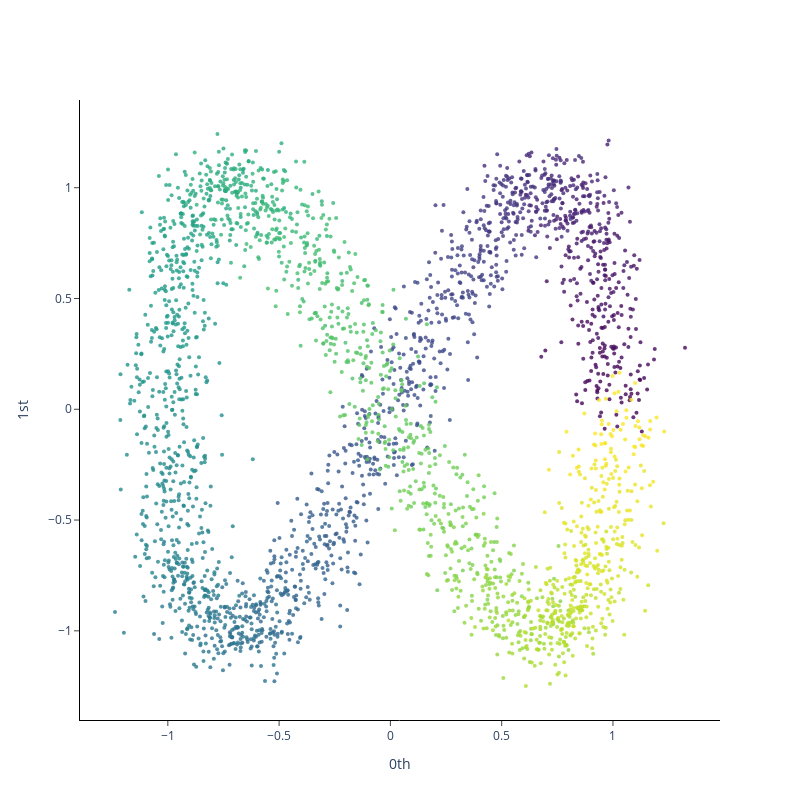

Here is the notebook cell this chart was saved with:
### Code cell
infty_sign = tadasets.infty_sign(n=3000, noise=0.1)
plot_point_cloud(infty_sign)

### Figure 1 — Plotly figure (JSON) as saved in the notebook; plotly's stock layout.template omitted (floating-point values rounded to 4 significant figures; data arrays with more than 128 entries replaced by an {"elided": "..."} marker saying what was removed)
{"data": [{"marker": {"color": {"elided": "3000 int values"}, "colorscale": [[0, "#440154"], [0.1111, "#482878"], [0.2222, "#3e4989"], [0.3333, "#31688e"], [0.4444, "#26828e"], [0.5556, "#1f9e89"], [0.6667, "#35b779"], [0.7778, "#6ece58"], [0.8889, "#b5de2b"], [1, "#fde725"]], "opacity": 0.8, "size": 4}, "mode": "markers", "type": "scatter", "x": {"elided": "3000 float values"}, "y": {"elided": "3000 float values"}}], "layout": {"dragmode": "zoom", "height": 800, "plot_bgcolor": "white", "width": 800, "xaxis": {"anchor": "x", "autorange": true, "exponentformat": "e", "linecolor": "black", "linewidth": 1, "mirror": false, "range": [-1.395, 1.481], "showexponent": "all", "showline": true, "side": "bottom", "ticks": "outside", "title": {"text": "0th"}, "type": "linear", "zeroline": true}, "yaxis": {"anchor": "y", "autorange": true, "exponentformat": "e", "linecolor": "black", "linewidth": 1, "mirror": false, "range": [-1.402, 1.396], "showexponent": "all", "showline": true, "side": "left", "ticks": "outside", "title": {"text": "1st"}, "type": "linear", "zeroline": true}}}
